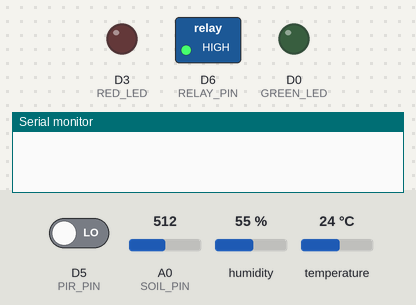
This sketch was run on a simulated ESP8266 (NodeMCU). Parts: switched loads named in the sketch (green lamp = pin HIGH), output pins drawn as LEDs (lit = HIGH), the last lines printed to the serial monitor. Inputs (shaded band) come from the test bench; at power-on: A0 (SOIL_PIN) = 512, D5 (PIR_PIN) LOW, humidity 55 %, temperature 24 °C. WiFi joins after 1.5 s; servers stay silent unless stated.

Above: at 3.0 s.
3.1 s: A0 (SOIL_PIN) set to 623
At 6.0 s:
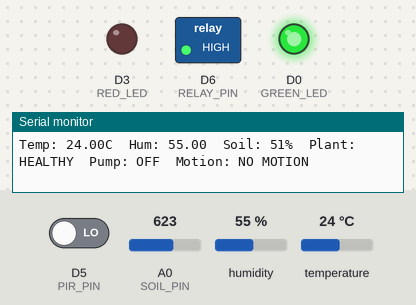
6.3 s: A0 (SOIL_PIN) set to 649
At 7.7 s:
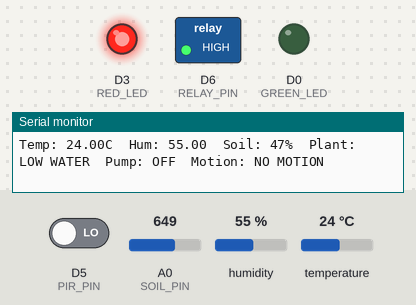
8.3 s: A0 (SOIL_PIN) set to 808
10.0 s: A0 (SOIL_PIN) set to 839
At 11.9 s:
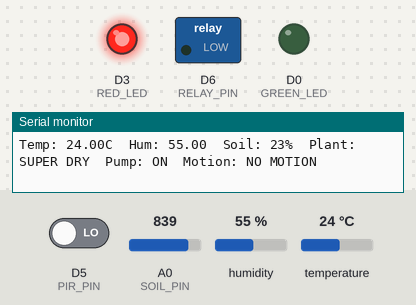
Timing chart, 0 to 13.4 s (numbered marks = the images above; inputs shaded):
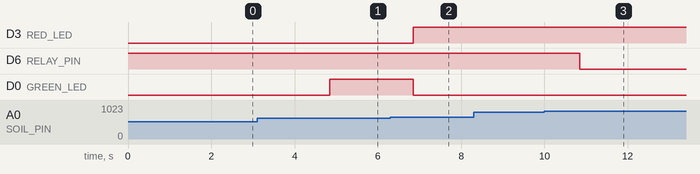

Measured:
- the behaviour switches between 632 and 633 on A0 (SOIL_PIN) (found by bisection; images 1 and 2)
- the behaviour switches between 825 and 826 on A0 (SOIL_PIN) (found by bisection; images 2 and 3)
- after the input at 6.3 s, D3 (RED_LED): LOW → HIGH after 0.55 s; D0 (GREEN_LED): HIGH → LOW after 0.55 s
- after the input at 10.0 s, D6 (RELAY_PIN): HIGH → LOW after 0.85 s

The sketch:

Proejct_iot1.ino
```cpp
#define BLYNK_TEMPLATE_ID "TMPL6nDUbZAu1"
#define BLYNK_TEMPLATE_NAME "Plant Monitoring System"
#define BLYNK_AUTH_TOKEN "EF46phJPjiLPc9ofKiCK3pvwQGBzzaIe"

#define BLYNK_PRINT Serial

#include <ESP8266WiFi.h>
#include <BlynkSimpleEsp8266.h>
#include <DHT11.h>

//---------------- WIFI ----------------
char ssid[] = "sim";
char pass[] = "12345678";

//---------------- DHT -----------------
#define DHTPIN D4
DHT11 dht(DHTPIN);

//---------------- PINS ----------------
#define PIR_PIN    D5
#define RELAY_PIN  D6
#define GREEN_LED  D0
#define RED_LED    D3
#define SOIL_PIN   A0

BlynkTimer timer;

//---------------- ALERT FLAGS ----------------
bool motionSent = false;
bool soilSent   = false;
bool tempSent   = false;

//==================================================
// INVERTED RELAY FIX
//==================================================
void pumpOn()
{
  digitalWrite(RELAY_PIN, LOW);
}

void pumpOff()
{
  digitalWrite(RELAY_PIN, HIGH);
}

//==================================================

void sendData()
{
  float h = dht.readHumidity();
  float t = dht.readTemperature();

  if (isnan(h)) h = 0;
  if (isnan(t)) t = 0;

  int raw = analogRead(SOIL_PIN);

  int moisture = map(raw, 1023, 250, 0, 100);

  if (moisture < 0) moisture = 0;
  if (moisture > 100) moisture = 100;

  int pir = digitalRead(PIR_PIN);

  String motionStatus = "NO MOTION";
  String plantStatus  = "HEALTHY";
  String pumpStatus   = "OFF";

  //------------------------------------------------
  // MOTION LOGIC + EVENT
  //------------------------------------------------
  if (pir == HIGH)
  {
    motionStatus = "VISITOR DETECTED";

    if (!motionSent)
    {
      Blynk.logEvent("motion_alert", "🚶 Motion detected near plant!");
      motionSent = true;
    }
  }
  else
  {
    motionStatus = "NO MOTION";
    motionSent = false;
  }

  //------------------------------------------------
  // TEMPERATURE ALERT
  //------------------------------------------------
  if (t > 35)
  {
    if (!tempSent)
    {
      Blynk.logEvent("temp_alert", "🌡️ High temperature detected!");
      tempSent = true;
    }
  }
  else
  {
    tempSent = false;
  }

  //------------------------------------------------
  // SOIL + PUMP LOGIC + EVENT
  //------------------------------------------------
  if (moisture < 25)
  {
    plantStatus = "SUPER DRY";
    pumpStatus  = "ON";

    pumpOn();

    digitalWrite(RED_LED, HIGH);
    digitalWrite(GREEN_LED, LOW);

    if (!soilSent)
    {
      Blynk.logEvent("soil_alert", "🌱 Soil is too dry! Watering started.");
      soilSent = true;
    }
  }
  else if (moisture < 50)
  {
    plantStatus = "LOW WATER";
    pumpStatus  = "OFF";

    pumpOff();

    digitalWrite(RED_LED, HIGH);
    digitalWrite(GREEN_LED, LOW);

    soilSent = false;
  }
  else
  {
    plantStatus = "HEALTHY";
    pumpStatus  = "OFF";

    pumpOff();

    digitalWrite(GREEN_LED, HIGH);
    digitalWrite(RED_LED, LOW);

    soilSent = false;
  }

  //------------------------------------------------
  // BLYNK DATA SEND
  //------------------------------------------------
  Blynk.virtualWrite(V0, t);
  Blynk.virtualWrite(V1, h);
  Blynk.virtualWrite(V2, moisture);
  Blynk.virtualWrite(V3, plantStatus);
  Blynk.virtualWrite(V4, motionStatus);
  Blynk.virtualWrite(V5, pumpStatus);

  //------------------------------------------------
  // SERIAL MONITOR
  //------------------------------------------------
  Serial.print("Temp: ");
  Serial.print(t);
  Serial.print("C  Hum: ");
  Serial.print(h);

  Serial.print("  Soil: ");
  Serial.print(moisture);
  Serial.print("%  Plant: ");
  Serial.print(plantStatus);

  Serial.print("  Pump: ");
  Serial.print(pumpStatus);

  Serial.print("  Motion: ");
  Serial.println(motionStatus);
}

//==================================================

void setup()
{
  Serial.begin(115200);

  pinMode(PIR_PIN, INPUT);
  pinMode(RELAY_PIN, OUTPUT);
  pinMode(GREEN_LED, OUTPUT);
  pinMode(RED_LED, OUTPUT);

  pumpOff();   // ensure pump OFF at start

  digitalWrite(GREEN_LED, LOW);
  digitalWrite(RED_LED, LOW);

  Blynk.begin(BLYNK_AUTH_TOKEN, ssid, pass);

  // Initial values
  Blynk.virtualWrite(V3, "STARTING");
  Blynk.virtualWrite(V4, "NO MOTION");
  Blynk.virtualWrite(V5, "OFF");

  timer.setInterval(2000L, sendData);
}

//==================================================

void loop()
{
  Blynk.run();
  timer.run();
}
```
